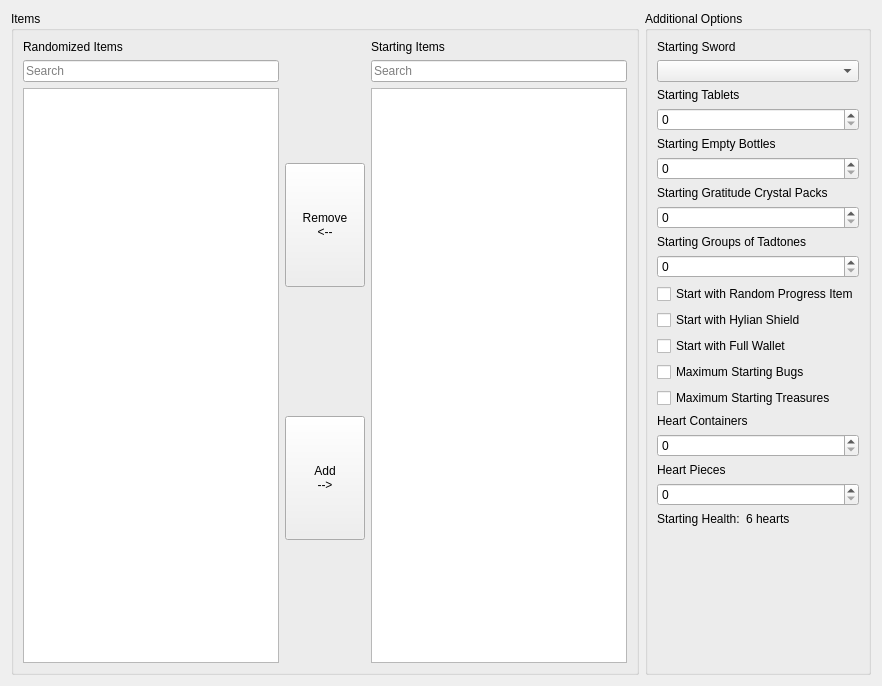
      <widget class="QWidget" name="tab_starting_items">
       <attribute name="title">
        <string>Starting Items</string>
       </attribute>
       <layout class="QHBoxLayout" name="horizontalLayout_8">
        <item>
         <widget class="QGroupBox" name="box_starting_items">
          <property name="sizePolicy">
           <sizepolicy hsizetype="Preferred" vsizetype="Preferred">
            <horstretch>0</horstretch>
            <verstretch>0</verstretch>
           </sizepolicy>
          </property>
          <property name="title">
           <string>Items</string>
          </property>
          <layout class="QHBoxLayout" name="horizontalLayout_5">
           <item>
            <layout class="QVBoxLayout" name="vlay_randomized_items_section">
             <item>
              <widget class="QLabel" name="label_randomized_items">
               <property name="text">
                <string>Randomized Items</string>
               </property>
              </widget>
             </item>
             <item>
              <widget class="QLineEdit" name="randomized_items_free_search">
               <property name="text">
                <string/>
               </property>
               <property name="placeholderText">
                <string>Search</string>
               </property>
               <property name="clearButtonEnabled">
                <bool>true</bool>
               </property>
              </widget>
             </item>
             <item>
              <widget class="QListView" name="randomized_items">
               <property name="sizePolicy">
                <sizepolicy hsizetype="Expanding" vsizetype="Expanding">
                 <horstretch>0</horstretch>
                 <verstretch>0</verstretch>
                </sizepolicy>
               </property>
               <property name="editTriggers">
                <set>QAbstractItemView::EditTrigger::NoEditTriggers</set>
               </property>
               <property name="showDropIndicator" stdset="0">
                <bool>false</bool>
               </property>
               <property name="selectionMode">
                <enum>QAbstractItemView::SelectionMode::MultiSelection</enum>
               </property>
               <property name="selectionRectVisible">
                <bool>false</bool>
               </property>
              </widget>
             </item>
            </layout>
           </item>
           <item>
            <layout class="QVBoxLayout" name="vlay_starting_items_controls">
             <property name="sizeConstraint">
              <enum>QLayout::SizeConstraint::SetDefaultConstraint</enum>
             </property>
             <item>
              <spacer name="vspace_starting_items_controls_upper">
               <property name="orientation">
                <enum>Qt::Orientation::Vertical</enum>
               </property>
               <property name="sizeHint" stdset="0">
                <size>
                 <width>20</width>
                 <height>40</height>
                </size>
               </property>
              </spacer>
             </item>
             <item>
              <widget class="QPushButton" name="randomize_item">
               <property name="sizePolicy">
                <sizepolicy hsizetype="Minimum" vsizetype="Expanding">
                 <horstretch>0</horstretch>
                 <verstretch>0</verstretch>
                </sizepolicy>
               </property>
               <property name="text">
                <string>Remove
&lt;--</string>
               </property>
              </widget>
             </item>
             <item>
              <spacer name="vspace_starting_items_controls_middle">
               <property name="orientation">
                <enum>Qt::Orientation::Vertical</enum>
               </property>
               <property name="sizeHint" stdset="0">
                <size>
                 <width>20</width>
                 <height>40</height>
                </size>
               </property>
              </spacer>
             </item>
             <item>
              <widget class="QPushButton" name="start_with_item">
               <property name="sizePolicy">
                <sizepolicy hsizetype="Minimum" vsizetype="Expanding">
                 <horstretch>0</horstretch>
                 <verstretch>0</verstretch>
                </sizepolicy>
               </property>
               <property name="text">
                <string>Add
--&gt;</string>
               </property>
              </widget>
             </item>
             <item>
              <spacer name="vspace_starting_items_controls_lower">
               <property name="orientation">
                <enum>Qt::Orientation::Vertical</enum>
               </property>
               <property name="sizeType">
                <enum>QSizePolicy::Policy::Expanding</enum>
               </property>
               <property name="sizeHint" stdset="0">
                <size>
                 <width>20</width>
                 <height>40</height>
                </size>
               </property>
              </spacer>
             </item>
            </layout>
           </item>
           <item>
            <layout class="QVBoxLayout" name="vlay_starting_items_section">
             <item>
              <widget class="QLabel" name="label_starting_items">
               <property name="text">
                <string>Starting Items</string>
               </property>
              </widget>
             </item>
             <item>
              <widget class="QLineEdit" name="starting_items_free_search">
               <property name="text">
                <string/>
               </property>
               <property name="placeholderText">
                <string>Search</string>
               </property>
               <property name="clearButtonEnabled">
                <bool>true</bool>
               </property>
              </widget>
             </item>
             <item>
              <widget class="QListView" name="starting_items">
               <property name="sizePolicy">
                <sizepolicy hsizetype="Expanding" vsizetype="Expanding">
                 <horstretch>0</horstretch>
                 <verstretch>0</verstretch>
                </sizepolicy>
               </property>
               <property name="editTriggers">
                <set>QAbstractItemView::EditTrigger::NoEditTriggers</set>
               </property>
               <property name="showDropIndicator" stdset="0">
                <bool>false</bool>
               </property>
               <property name="selectionMode">
                <enum>QAbstractItemView::SelectionMode::MultiSelection</enum>
               </property>
               <property name="selectionRectVisible">
                <bool>false</bool>
               </property>
              </widget>
             </item>
            </layout>
           </item>
          </layout>
         </widget>
        </item>
        <item>
         <widget class="QGroupBox" name="box_additional_options">
          <property name="sizePolicy">
           <sizepolicy hsizetype="Maximum" vsizetype="Preferred">
            <horstretch>0</horstretch>
            <verstretch>0</verstretch>
           </sizepolicy>
          </property>
          <property name="title">
           <string>Additional Options</string>
          </property>
          <layout class="QVBoxLayout" name="verticalLayout_29">
           <item>
            <widget class="QLabel" name="label_for_option_starting_sword">
             <property name="text">
              <string>Starting Sword</string>
             </property>
            </widget>
           </item>
           <item>
            <widget class="QComboBox" name="option_starting_sword"/>
           </item>
           <item>
            <widget class="QLabel" name="label_for_option_starting_tablet_count">
             <property name="text">
              <string>Starting Tablets</string>
             </property>
            </widget>
           </item>
           <item>
            <widget class="QSpinBox" name="option_starting_tablet_count">
             <property name="sizePolicy">
              <sizepolicy hsizetype="MinimumExpanding" vsizetype="Fixed">
               <horstretch>0</horstretch>
               <verstretch>0</verstretch>
              </sizepolicy>
             </property>
             <property name="maximumSize">
              <size>
               <width>16777215</width>
               <height>16777215</height>
              </size>
             </property>
            </widget>
           </item>
           <item>
            <widget class="QLabel" name="label_for_option_starting_bottles">
             <property name="text">
              <string>Starting Empty Bottles</string>
             </property>
            </widget>
           </item>
           <item>
            <widget class="QSpinBox" name="option_starting_bottles">
             <property name="sizePolicy">
              <sizepolicy hsizetype="MinimumExpanding" vsizetype="Fixed">
               <horstretch>0</horstretch>
               <verstretch>0</verstretch>
              </sizepolicy>
             </property>
            </widget>
           </item>
           <item>
            <widget class="QLabel" name="label_for_option_starting_crystal_packs">
             <property name="text">
              <string>Starting Gratitude Crystal Packs</string>
             </property>
            </widget>
           </item>
           <item>
            <widget class="QSpinBox" name="option_starting_crystal_packs">
             <property name="sizePolicy">
              <sizepolicy hsizetype="MinimumExpanding" vsizetype="Fixed">
               <horstretch>0</horstretch>
               <verstretch>0</verstretch>
              </sizepolicy>
             </property>
            </widget>
           </item>
           <item>
            <widget class="QLabel" name="label_for_option_starting_tadtones">
             <property name="text">
              <string>Starting Groups of Tadtones</string>
             </property>
            </widget>
           </item>
           <item>
            <widget class="QSpinBox" name="option_starting_tadtones">
             <property name="sizePolicy">
              <sizepolicy hsizetype="MinimumExpanding" vsizetype="Fixed">
               <horstretch>0</horstretch>
               <verstretch>0</verstretch>
              </sizepolicy>
             </property>
            </widget>
           </item>
           <item>
            <widget class="QCheckBox" name="option_random_starting_item">
             <property name="sizePolicy">
              <sizepolicy hsizetype="Minimum" vsizetype="Fixed">
               <horstretch>0</horstretch>
               <verstretch>0</verstretch>
              </sizepolicy>
             </property>
             <property name="text">
              <string>Start with Random Progress Item</string>
             </property>
            </widget>
           </item>
           <item>
            <widget class="QCheckBox" name="option_start_with_hylian_shield">
             <property name="text">
              <string>Start with Hylian Shield</string>
             </property>
            </widget>
           </item>
           <item>
            <widget class="QCheckBox" name="option_full_starting_wallet">
             <property name="text">
              <string>Start with Full Wallet</string>
             </property>
            </widget>
           </item>
           <item>
            <widget class="QCheckBox" name="option_max_starting_bugs">
             <property name="text">
              <string>Maximum Starting Bugs</string>
             </property>
            </widget>
           </item>
           <item>
            <widget class="QCheckBox" name="option_max_starting_treasures">
             <property name="text">
              <string>Maximum Starting Treasures</string>
             </property>
            </widget>
           </item>
           <item>
            <widget class="QLabel" name="label_for_option_starting_heart_containers">
             <property name="sizePolicy">
              <sizepolicy hsizetype="Minimum" vsizetype="Preferred">
               <horstretch>0</horstretch>
               <verstretch>0</verstretch>
              </sizepolicy>
             </property>
             <property name="text">
              <string>Heart Containers</string>
             </property>
            </widget>
           </item>
           <item>
            <widget class="QSpinBox" name="option_starting_heart_containers">
             <property name="sizePolicy">
              <sizepolicy hsizetype="MinimumExpanding" vsizetype="Fixed">
               <horstretch>0</horstretch>
               <verstretch>0</verstretch>
              </sizepolicy>
             </property>
             <property name="maximumSize">
              <size>
               <width>16777215</width>
               <height>16777215</height>
              </size>
             </property>
            </widget>
           </item>
           <item>
            <widget class="QLabel" name="label_for_option_starting_heart_pieces">
             <property name="sizePolicy">
              <sizepolicy hsizetype="Minimum" vsizetype="Preferred">
               <horstretch>0</horstretch>
               <verstretch>0</verstretch>
              </sizepolicy>
             </property>
             <property name="text">
              <string>Heart Pieces</string>
             </property>
            </widget>
           </item>
           <item>
            <widget class="QSpinBox" name="option_starting_heart_pieces">
             <property name="sizePolicy">
              <sizepolicy hsizetype="MinimumExpanding" vsizetype="Fixed">
               <horstretch>0</horstretch>
               <verstretch>0</verstretch>
              </sizepolicy>
             </property>
             <property name="maximumSize">
              <size>
               <width>16777215</width>
               <height>16777215</height>
              </size>
             </property>
            </widget>
           </item>
           <item>
            <layout class="QHBoxLayout" name="hlay_heart_display">
             <item>
              <widget class="QLabel" name="label_current_starting_health">
               <property name="text">
                <string>Starting Health:</string>
               </property>
              </widget>
             </item>
             <item>
              <widget class="QLabel" name="current_starting_health_counter">
               <property name="sizePolicy">
                <sizepolicy hsizetype="Expanding" vsizetype="Preferred">
                 <horstretch>0</horstretch>
                 <verstretch>0</verstretch>
                </sizepolicy>
               </property>
               <property name="text">
                <string>6 hearts</string>
               </property>
              </widget>
             </item>
            </layout>
           </item>
           <item>
            <spacer name="vspace_additional_options">
             <property name="orientation">
              <enum>Qt::Orientation::Vertical</enum>
             </property>
             <property name="sizeHint" stdset="0">
              <size>
               <width>20</width>
               <height>137</height>
              </size>
             </property>
            </spacer>
           </item>
          </layout>
         </widget>
        </item>
       </layout>
      </widget>
